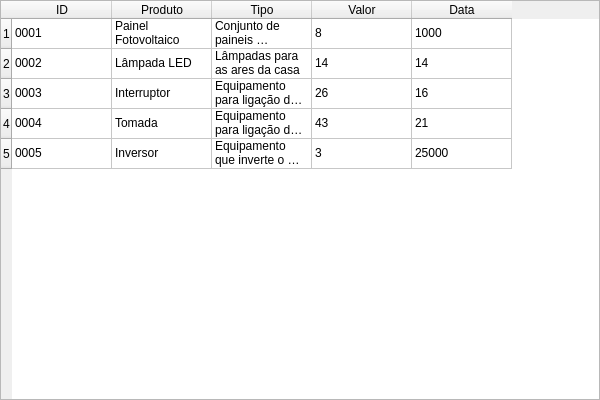
<?xml version="1.0" encoding="UTF-8"?>
<ui version="4.0">
 <class>INICIO</class>
 <widget class="QMainWindow" name="INICIO">
  <property name="geometry">
   <rect>
    <x>0</x>
    <y>0</y>
    <width>600</width>
    <height>400</height>
   </rect>
  </property>
  <property name="windowTitle">
   <string>MainWindow</string>
  </property>
  <widget class="QWidget" name="CetroInicio">
   <layout class="QGridLayout" name="gridLayout">
    <property name="leftMargin">
     <number>0</number>
    </property>
    <property name="topMargin">
     <number>0</number>
    </property>
    <property name="rightMargin">
     <number>0</number>
    </property>
    <property name="bottomMargin">
     <number>0</number>
    </property>
    <property name="spacing">
     <number>0</number>
    </property>
    <item row="0" column="0">
     <layout class="QGridLayout" name="LGInicio">
      <property name="spacing">
       <number>0</number>
      </property>
      <item row="0" column="0">
       <widget class="QTableWidget" name="TabelaInicio">
        <row>
         <property name="text">
          <string>1</string>
         </property>
        </row>
        <row>
         <property name="text">
          <string>2</string>
         </property>
        </row>
        <row>
         <property name="text">
          <string>3</string>
         </property>
        </row>
        <row>
         <property name="text">
          <string>4</string>
         </property>
        </row>
        <row>
         <property name="text">
          <string>5</string>
         </property>
        </row>
        <column>
         <property name="text">
          <string>ID</string>
         </property>
        </column>
        <column>
         <property name="text">
          <string>Produto</string>
         </property>
        </column>
        <column>
         <property name="text">
          <string>Tipo</string>
         </property>
        </column>
        <column>
         <property name="text">
          <string>Valor</string>
         </property>
        </column>
        <column>
         <property name="text">
          <string>Data</string>
         </property>
        </column>
        <item row="0" column="0">
         <property name="text">
          <string>0001</string>
         </property>
        </item>
        <item row="0" column="1">
         <property name="text">
          <string>Painel Fotovoltaico</string>
         </property>
        </item>
        <item row="0" column="2">
         <property name="text">
          <string>Conjunto de paineis fotovoltaico</string>
         </property>
        </item>
        <item row="0" column="3">
         <property name="text">
          <string>8</string>
         </property>
        </item>
        <item row="0" column="4">
         <property name="text">
          <string>1000</string>
         </property>
        </item>
        <item row="1" column="0">
         <property name="text">
          <string>0002</string>
         </property>
        </item>
        <item row="1" column="1">
         <property name="text">
          <string>Lâmpada LED</string>
         </property>
        </item>
        <item row="1" column="2">
         <property name="text">
          <string>Lâmpadas para as ares da casa</string>
         </property>
        </item>
        <item row="1" column="3">
         <property name="text">
          <string>14</string>
         </property>
        </item>
        <item row="1" column="4">
         <property name="text">
          <string>14</string>
         </property>
        </item>
        <item row="2" column="0">
         <property name="text">
          <string>0003</string>
         </property>
        </item>
        <item row="2" column="1">
         <property name="text">
          <string>Interruptor</string>
         </property>
        </item>
        <item row="2" column="2">
         <property name="text">
          <string>Equipamento para ligação das lâmpadas da casa</string>
         </property>
        </item>
        <item row="2" column="3">
         <property name="text">
          <string>26</string>
         </property>
        </item>
        <item row="2" column="4">
         <property name="text">
          <string>16</string>
         </property>
        </item>
        <item row="3" column="0">
         <property name="text">
          <string>0004</string>
         </property>
        </item>
        <item row="3" column="1">
         <property name="text">
          <string>Tomada</string>
         </property>
        </item>
        <item row="3" column="2">
         <property name="text">
          <string>Equipamento para ligação dos aparelhos a energia</string>
         </property>
        </item>
        <item row="3" column="3">
         <property name="text">
          <string>43</string>
         </property>
        </item>
        <item row="3" column="4">
         <property name="text">
          <string>21</string>
         </property>
        </item>
        <item row="4" column="0">
         <property name="text">
          <string>0005</string>
         </property>
        </item>
        <item row="4" column="1">
         <property name="text">
          <string>Inversor</string>
         </property>
        </item>
        <item row="4" column="2">
         <property name="text">
          <string>Equipamento que inverte o sinal de DC para AC</string>
         </property>
        </item>
        <item row="4" column="3">
         <property name="text">
          <string>3</string>
         </property>
        </item>
        <item row="4" column="4">
         <property name="text">
          <string>25000</string>
         </property>
        </item>
       </widget>
      </item>
     </layout>
    </item>
   </layout>
  </widget>
 </widget>
 <resources/>
 <connections/>
</ui>
